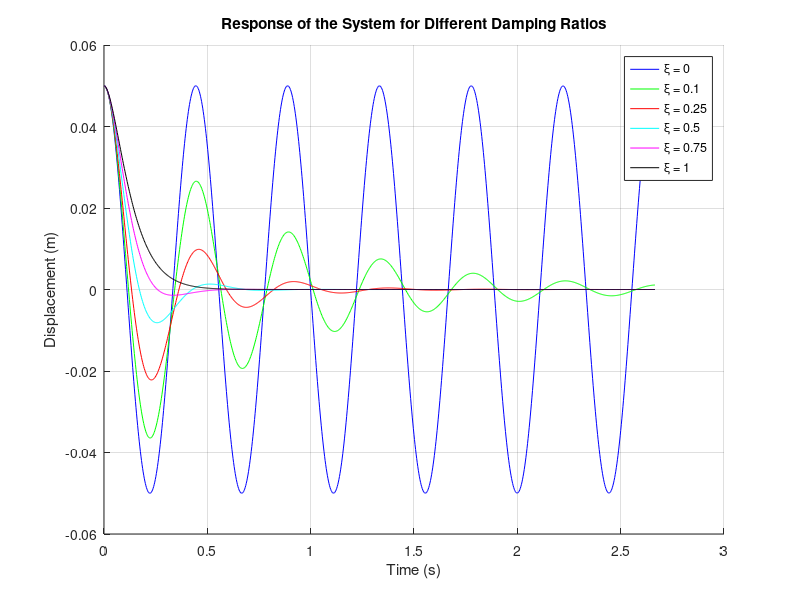

This chart was generated by the following MATLAB code:
% Given values
m = 5; % kg
k = 1000; % N/m
x0 = 0.05; % Initial displacement in meters
v0 = 0; % Initial velocity in m/s

% Define the damping ratios
xi_values = [0, 0.1, 0.25, 0.5, 0.75, 1.0];

% Time span for simulation (6 cycles)
tspan = linspace(0, 6*2*pi*sqrt(m/k), 1000);

% Initialize matrices to store results
x_results = zeros(length(xi_values), length(tspan));
v_results = zeros(length(xi_values), length(tspan));

% Loop over damping ratios
for i = 1:length(xi_values)
    xi = xi_values(i);
    c = 2*xi*sqrt(m*k); % Calculate damping coefficient
    
    % Define the system of first-order differential equations
    f = @(t, Y) [Y(2); -c/m*Y(2) - k/m*Y(1)];
    
    % Solve the system
    [t, Y] = ode45(f, tspan, [x0; v0]);
    
    % Store results
    x_results(i, :) = Y(:, 1)';
    v_results(i, :) = Y(:, 2)';
end

% Plot the results
figure;
hold on;
colors = ['b', 'g', 'r', 'c', 'm', 'k'];
for i = 1:length(xi_values)
    plot(t, x_results(i, :), colors(i), 'DisplayName', ['ξ = ' num2str(xi_values(i))]);
end
xlabel('Time (s)');
ylabel('Displacement (m)');
title('Response of the System for Different Damping Ratios');
legend('Location', 'best');
grid on;
hold off;

